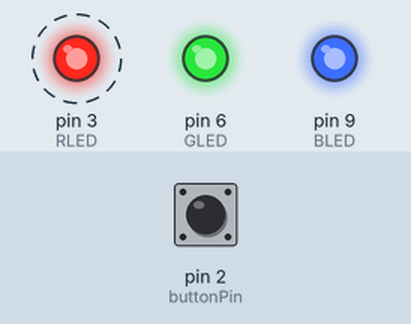
This sketch was run on a simulated Arduino Uno, built with avr-gcc and run on an emulated ATmega328P. Shown: output pins drawn as LEDs (lit = HIGH). Dashed ring = blinking. The inputs (shaded band) are chosen by the test bench; at power-on: pin 2 (buttonPin) LOW. What the sketch prints to the serial monitor is not drawn.

Above: at 0.87 s.
1.3 s: pin 2 (buttonPin) pulled HIGH for 1 s
At 3.0 s:
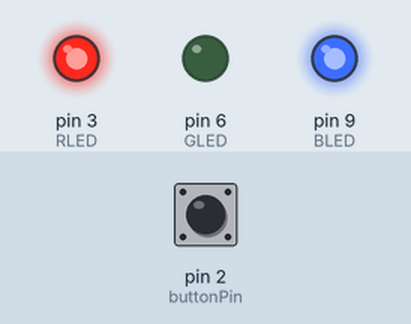
4.3 s: pin 2 (buttonPin) pulled HIGH for 1 s
At 4.45 s:
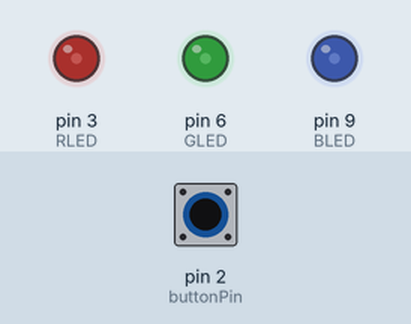
At 5.42 s:
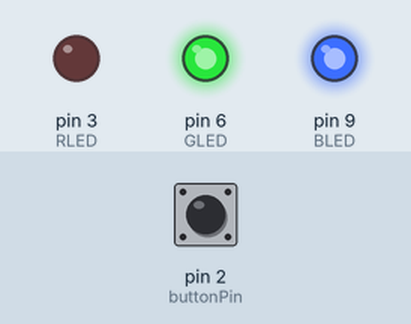
7.7 s: pin 2 (buttonPin) pulled HIGH for 3.2 s
Timing chart, 0 to 18.4 s (numbered marks = the images above; inputs shaded):
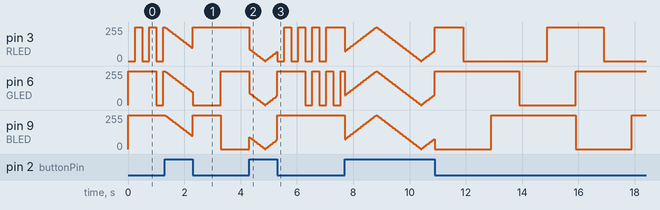

The sketch:

midterm.ino
```cpp
const int buttonPin = 2;
const int RLED = 3;
const int GLED = 6;
const int BLED = 9;

int oldButtonState = 0;
int buttonState = 0;
bool recordTimeForPressBtn = false;
long recentTimeForPressBtn = 0;
long previousTimeForPressBtn = 0;
int intervalForPressBtn = 500;

bool changeModeForAlOrB = false;
bool modeAlOrB; //true = AlwaysLight, false = Bling Mode

bool recordTimeForChangeColor = true;
long recentTimeForChangeColor = 0;
long previousTimeForChangeColor = 0;
int intervalForChangeColor = 1000;


bool recordTimeForBling = true;
long recentTimeForBling = 0;
long previousTimeForBling = 0;
int intervalForBling = 250;
bool blingModeLightOn = true;

int colorNum = 0;
int Rcolor = 0;
int Bcolor = 255;
int Gcolor = 255;

//ModeFade
bool fadeOn = true;
long fadeTimer = 0;
int Rfade = 255;
int Bfade = 255;
int Gfade = 255;

void setup() {
  Serial.begin(9600);

  pinMode(RLED, OUTPUT);
  pinMode(GLED, OUTPUT);
  pinMode(BLED, OUTPUT);
  pinMode(buttonPin, INPUT);
}

void loop() {
  buttonState = digitalRead(buttonPin);

  if (buttonState == HIGH) {
    ModeFade();
    TimerForPressBtn();
  }
  else {
    if (changeModeForAlOrB) {
      modeAlOrB = !modeAlOrB;
      changeModeForAlOrB = false;
      Serial.print("change mode");
    }
    recordTimeForPressBtn = false;
    TimerForChangeColor();
    if (modeAlOrB)
      ModeAlwaysLight();
    else
      ModeBling();
  }
}

void TimerForChangeColor() {
  recentTimeForChangeColor = millis();
  if (recentTimeForChangeColor - previousTimeForChangeColor >= intervalForChangeColor) {
    previousTimeForChangeColor = recentTimeForChangeColor;
    if (buttonState == LOW)
      ChangeColor();
  }
}

void TimerForPressBtn() {
  // 紀錄按下去的時間
  if (!recordTimeForPressBtn) {
    previousTimeForPressBtn = millis();
    recordTimeForPressBtn = true;
  }

  if (!changeModeForAlOrB) {
    recentTimeForPressBtn = millis();
    if (recentTimeForPressBtn - previousTimeForPressBtn >= intervalForPressBtn) {
      changeModeForAlOrB = true;
    }
  }
}

void TimerForChangeBling() {
  recentTimeForBling = millis();
  if (recentTimeForBling - previousTimeForBling >= intervalForBling) {
    previousTimeForBling = recentTimeForBling;
    blingModeLightOn = !blingModeLightOn;
    Serial.print("bling");
  }
}


void ModeFade() {
    if (fadeOn && millis() - fadeTimer > 30) {
    analogWrite(RLED, Rfade);
    analogWrite(BLED, Bfade);
    analogWrite(GLED, Gfade);

    Rfade -= 5;
    Bfade -= 5;
    Gfade -= 5;

    if (Rfade < 0)
      Rfade = 0;
    if (Bfade < 0)
      Bfade = 0;
    if (Gfade < 0)
      Gfade = 0;

    if (Rfade == 0 && Bfade == 0 && Gfade == 0)
      fadeOn = false;
    fadeTimer = millis();
  }
  else if (!fadeOn && millis() - fadeTimer > 30) {
    analogWrite(RLED, Rfade);
    analogWrite(BLED, Bfade);
    analogWrite(GLED, Gfade);

    Rfade += 5;
    Bfade += 5;
    Gfade += 5;

    if (Rfade > 255)
      Rfade = 255;
    if (Bfade > 255)
      Bfade = 255;
    if (Gfade > 255)
      Gfade = 255;
    if (Rfade == 255 && Bfade == 255 && Gfade == 255)
      fadeOn = true;
    fadeTimer = millis();
  }
}

void ModeAlwaysLight() {
  analogWrite(RLED, Rcolor);
  analogWrite(GLED, Gcolor);
  analogWrite(BLED, Bcolor);
}

void ModeBling() {
  TimerForChangeBling();
  if (blingModeLightOn) {
    analogWrite(RLED, Rcolor);
    analogWrite(GLED, Gcolor);
    analogWrite(BLED, Bcolor);
  }
  else {
    analogWrite(RLED, 255);
    analogWrite(GLED, 255);
    analogWrite(BLED, 255);
  }
}


void ChangeColor() {
  int colors[5][3] = {
    {0, 255, 255},    //R
    {0, 0, 255},    //Y
    {255, 0, 255},  //G
    {255, 255, 0},  //B
    {0, 255, 0},    //P
  };

  // 更新 colorNum，使用三元运算符
  colorNum = (colorNum == 4) ? 0 : colorNum + 1;

  // 从数组中获取对应的 RGB 值
  Rcolor = colors[colorNum][0];
  Gcolor = colors[colorNum][1];
  Bcolor = colors[colorNum][2];
}
```
